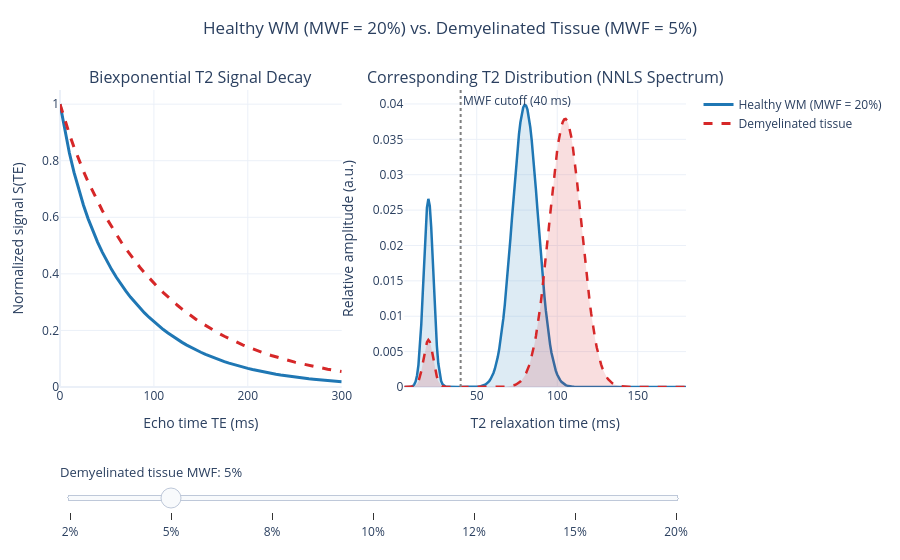

The notebook cell saved with this chart:
### Code cell
import numpy as np
import plotly.graph_objects as go
from plotly.subplots import make_subplots

# Echo times (61 points -> rapide et fluide)
TE = np.arange(0, 305, 5)

# Grille de temps T2 pour le spectre (ms)
T2_grid = np.linspace(5, 180, 200)

def gaussian_peak(x, mu, sigma, area):
    g = np.exp(-0.5 * ((x - mu) / sigma) ** 2)
    return area * g / np.trapezoid(g, x)

# Paramètres du tissu sain de référence
HEALTHY_MWF = 20
T2_MW = 20
T2_IEW_H = 80
T2_IEW_D = 105  # Légère hausse du T2 IEW (œdème/inflammation en lésion)

# Courbe et spectre du tissu sain
S_healthy = (HEALTHY_MWF / 100) * np.exp(-TE / T2_MW) + (1 - HEALTHY_MWF / 100) * np.exp(-TE / T2_IEW_H)
spec_healthy = (
    gaussian_peak(T2_grid, T2_MW, 3.0, HEALTHY_MWF / 100)
    + gaussian_peak(T2_grid, T2_IEW_H, 8.0, 1 - HEALTHY_MWF / 100)
)

# Valeurs de MWF pour le tissu démyélinisé
demyelinated_values = [2, 5, 8, 10, 12, 15, 20]
initial_dem = 5

fig = make_subplots(
    rows=1, cols=2,
    subplot_titles=("Biexponential T2 Signal Decay", "Corresponding T2 Distribution (NNLS Spectrum)")
)

# Traces fixes : Tissu sain (indices 0 et 1)
fig.add_trace(
    go.Scatter(
        x=TE, y=S_healthy,
        name=f"Healthy WM (MWF = {HEALTHY_MWF}%)",
        line=dict(color="#1f77b4", width=3),
        visible=True
    ),
    row=1, col=1
)
fig.add_trace(
    go.Scatter(
        x=T2_grid, y=spec_healthy,
        name=f"Healthy spectrum",
        line=dict(color="#1f77b4", width=2.5),
        fill="tozeroy",
        fillcolor="rgba(31, 119, 180, 0.15)",
        showlegend=False,
        visible=True
    ),
    row=1, col=2
)

# Traces dynamiques : Tissu démyélinisé
for d_mwf in demyelinated_values:
    vis = (d_mwf == initial_dem)
    S_dem = (d_mwf / 100) * np.exp(-TE / T2_MW) + (1 - d_mwf / 100) * np.exp(-TE / T2_IEW_D)
    spec_dem = (
        gaussian_peak(T2_grid, T2_MW, 3.0, d_mwf / 100)
        + gaussian_peak(T2_grid, T2_IEW_D, 10.0, 1 - d_mwf / 100)
    )

    fig.add_trace(
        go.Scatter(
            x=TE, y=S_dem,
            name="Demyelinated tissue",
            line=dict(color="#d62728", width=3, dash="dash"),
            visible=vis
        ),
        row=1, col=1
    )
    fig.add_trace(
        go.Scatter(
            x=T2_grid, y=spec_dem,
            name="Demyelinated spectrum",
            line=dict(color="#d62728", width=2.5, dash="dash"),
            fill="tozeroy",
            fillcolor="rgba(214, 39, 40, 0.15)",
            showlegend=False,
            visible=vis
        ),
        row=1, col=2
    )

# Ligne de coupure MWF (T2 = 40 ms) sur le spectre
fig.add_vline(
    x=40, line_dash="dot", line_color="gray",
    annotation_text="MWF cutoff (40 ms)", annotation_position="top right",
    row=1, col=2
)

# Étapes du curseur
total_traces = len(fig.data)
steps = []
for idx, d_mwf in enumerate(demyelinated_values):
    visibility = [True, True] + [False] * (2 * len(demyelinated_values))
    visibility[2 + 2 * idx] = True
    visibility[2 + 2 * idx + 1] = True
    steps.append(
        dict(
            method="update",
            args=[
                {"visible": visibility},
                {"title": f"Healthy WM (MWF = {HEALTHY_MWF}%) vs. Demyelinated Tissue (MWF = {d_mwf}%)"}
            ],
            label=f"{d_mwf}%"
        )
    )

fig.update_layout(
    title=dict(
        text=f"Healthy WM (MWF = {HEALTHY_MWF}%) vs. Demyelinated Tissue (MWF = {initial_dem}%)",
        y=0.96, x=0.5, xanchor="center"
    ),
    template="plotly_white",
    height=560,
    margin=dict(t=90, b=140, l=60, r=40),
    sliders=[
        dict(
            active=demyelinated_values.index(initial_dem),
            currentvalue={"prefix": "Demyelinated tissue MWF: ", "font": {"size": 13}},
            y=-0.18,
            yanchor="top",
            pad={"t": 20, "b": 10},
            steps=steps
        )
    ]
)

fig.update_xaxes(title_text="Echo time TE (ms)", row=1, col=1)
fig.update_xaxes(title_text="T2 relaxation time (ms)", row=1, col=2)
fig.update_yaxes(title_text="Normalized signal S(TE)", range=[0, 1.05], row=1, col=1)
fig.update_yaxes(title_text="Relative amplitude (a.u.)", row=1, col=2)

fig.show()

### Figure 1 — Plotly figure (JSON) as saved in the notebook; plotly's stock layout.template omitted (floating-point values rounded to 4 significant figures; data arrays with more than 128 entries replaced by an {"elided": "..."} marker saying what was removed)
{"data": [{"line": {"color": "#1f77b4", "width": 3}, "name": "Healthy WM (MWF = 20%)", "type": "scatter", "visible": true, "x": [0, 5, 10, 15, 20, 25, 30, 35, 40, 45, 50, 55, 60, 65, 70, 75, 80, 85, 90, 95, 100, 105, 110, 115, 120, 125, 130, 135, 140, 145, 150, 155, 160, 165, 170, 175, 180, 185, 190, 195, 200, 205, 210, 215, 220, 225, 230, 235, 240, 245, 250, 255, 260, 265, 270, 275, 280, 285, 290, 295, 300], "xaxis": "x", "y": [1.0, 0.9073, 0.8273, 0.7577, 0.6966, 0.6426, 0.5945, 0.5513, 0.5123, 0.4769, 0.4446, 0.4151, 0.3879, 0.3628, 0.3395, 0.318, 0.298, 0.2793, 0.2619, 0.2457, 0.2306, 0.2164, 0.2031, 0.1907, 0.179, 0.1681, 0.1578, 0.1482, 0.1392, 0.1307, 0.1228, 0.1153, 0.1083, 0.1018, 0.09559, 0.08979, 0.08434, 0.07923, 0.07443, 0.06991, 0.06568, 0.0617, 0.05796, 0.05444, 0.05115, 0.04805, 0.04513, 0.0424, 0.03983, 0.03742, 0.03515, 0.03302, 0.03102, 0.02914, 0.02737, 0.02572, 0.02416, 0.02269, 0.02132, 0.02003, 0.01881], "yaxis": "y"}, {"fill": "tozeroy", "fillcolor": "rgba(31, 119, 180, 0.15)", "line": {"color": "#1f77b4", "width": 2.5}, "name": "Healthy spectrum", "showlegend": false, "type": "scatter", "visible": true, "x": {"elided": "200 float values"}, "xaxis": "x2", "y": {"elided": "200 float values"}, "yaxis": "y2"}, {"line": {"color": "#d62728", "dash": "dash", "width": 3}, "name": "Demyelinated tissue", "type": "scatter", "visible": false, "x": [0, 5, 10, 15, 20, 25, 30, 35, 40, 45, 50, 55, 60, 65, 70, 75, 80, 85, 90, 95, 100, 105, 110, 115, 120, 125, 130, 135, 140, 145, 150, 155, 160, 165, 170, 175, 180, 185, 190, 195, 200, 205, 210, 215, 220, 225, 230, 235, 240, 245, 250, 255, 260, 265, 270, 275, 280, 285, 290, 295, 300], "xaxis": "x", "y": [1.0, 0.95, 0.9031, 0.859, 0.8174, 0.7781, 0.7409, 0.7057, 0.6723, 0.6405, 0.6104, 0.5817, 0.5544, 0.5285, 0.5038, 0.4802, 0.4578, 0.4365, 0.4161, 0.3967, 0.3782, 0.3606, 0.3438, 0.3278, 0.3126, 0.298, 0.2842, 0.2709, 0.2583, 0.2463, 0.2349, 0.2239, 0.2135, 0.2036, 0.1941, 0.1851, 0.1765, 0.1683, 0.1605, 0.153, 0.1459, 0.1391, 0.1326, 0.1265, 0.1206, 0.115, 0.1096, 0.1045, 0.09967, 0.09503, 0.09061, 0.0864, 0.08238, 0.07855, 0.0749, 0.07141, 0.06809, 0.06493, 0.06191, 0.05903, 0.05628], "yaxis": "y"}, {"fill": "tozeroy", "fillcolor": "rgba(214, 39, 40, 0.15)", "line": {"color": "#d62728", "dash": "dash", "width": 2.5}, "name": "Demyelinated spectrum", "showlegend": false, "type": "scatter", "visible": false, "x": {"elided": "200 float values"}, "xaxis": "x2", "y": {"elided": "200 float values"}, "yaxis": "y2"}, {"line": {"color": "#d62728", "dash": "dash", "width": 3}, "name": "Demyelinated tissue", "type": "scatter", "visible": true, "x": [0, 5, 10, 15, 20, 25, 30, 35, 40, 45, 50, 55, 60, 65, 70, 75, 80, 85, 90, 95, 100, 105, 110, 115, 120, 125, 130, 135, 140, 145, 150, 155, 160, 165, 170, 175, 180, 185, 190, 195, 200, 205, 210, 215, 220, 225, 230, 235, 240, 245, 250, 255, 260, 265, 270, 275, 280, 285, 290, 295, 300], "xaxis": "x", "y": [1.0, 0.9448, 0.894, 0.8472, 0.8036, 0.763, 0.7251, 0.6894, 0.6558, 0.6241, 0.5942, 0.5658, 0.539, 0.5135, 0.4893, 0.4662, 0.4444, 0.4235, 0.4037, 0.3848, 0.3669, 0.3497, 0.3334, 0.3179, 0.3031, 0.289, 0.2755, 0.2627, 0.2505, 0.2388, 0.2277, 0.2171, 0.207, 0.1974, 0.1882, 0.1794, 0.1711, 0.1631, 0.1555, 0.1483, 0.1414, 0.1348, 0.1286, 0.1226, 0.1169, 0.1115, 0.1063, 0.1013, 0.09662, 0.09212, 0.08784, 0.08375, 0.07986, 0.07615, 0.07261, 0.06923, 0.06601, 0.06294, 0.06001, 0.05722, 0.05456], "yaxis": "y"}, {"fill": "tozeroy", "fillcolor": "rgba(214, 39, 40, 0.15)", "line": {"color": "#d62728", "dash": "dash", "width": 2.5}, "name": "Demyelinated spectrum", "showlegend": false, "type": "scatter", "visible": true, "x": {"elided": "200 float values"}, "xaxis": "x2", "y": {"elided": "200 float values"}, "yaxis": "y2"}, {"line": {"color": "#d62728", "dash": "dash", "width": 3}, "name": "Demyelinated tissue", "type": "scatter", "visible": false, "x": [0, 5, 10, 15, 20, 25, 30, 35, 40, 45, 50, 55, 60, 65, 70, 75, 80, 85, 90, 95, 100, 105, 110, 115, 120, 125, 130, 135, 140, 145, 150, 155, 160, 165, 170, 175, 180, 185, 190, 195, 200, 205, 210, 215, 220, 225, 230, 235, 240, 245, 250, 255, 260, 265, 270, 275, 280, 285, 290, 295, 300], "xaxis": "x", "y": [1.0, 0.9395, 0.8849, 0.8353, 0.7899, 0.748, 0.7092, 0.6731, 0.6394, 0.6078, 0.578, 0.55, 0.5235, 0.4985, 0.4748, 0.4523, 0.4309, 0.4106, 0.3913, 0.373, 0.3555, 0.3389, 0.323, 0.308, 0.2936, 0.2799, 0.2669, 0.2544, 0.2426, 0.2313, 0.2205, 0.2103, 0.2005, 0.1911, 0.1823, 0.1738, 0.1657, 0.158, 0.1506, 0.1436, 0.137, 0.1306, 0.1245, 0.1187, 0.1132, 0.1079, 0.1029, 0.09813, 0.09357, 0.08921, 0.08507, 0.08111, 0.07734, 0.07374, 0.07031, 0.06704, 0.06392, 0.06095, 0.05812, 0.05542, 0.05284], "yaxis": "y"}, {"fill": "tozeroy", "fillcolor": "rgba(214, 39, 40, 0.15)", "line": {"color": "#d62728", "dash": "dash", "width": 2.5}, "name": "Demyelinated spectrum", "showlegend": false, "type": "scatter", "visible": false, "x": {"elided": "200 float values"}, "xaxis": "x2", "y": {"elided": "200 float values"}, "yaxis": "y2"}, {"line": {"color": "#d62728", "dash": "dash", "width": 3}, "name": "Demyelinated tissue", "type": "scatter", "visible": false, "x": [0, 5, 10, 15, 20, 25, 30, 35, 40, 45, 50, 55, 60, 65, 70, 75, 80, 85, 90, 95, 100, 105, 110, 115, 120, 125, 130, 135, 140, 145, 150, 155, 160, 165, 170, 175, 180, 185, 190, 195, 200, 205, 210, 215, 220, 225, 230, 235, 240, 245, 250, 255, 260, 265, 270, 275, 280, 285, 290, 295, 300], "xaxis": "x", "y": [1.0, 0.936, 0.8789, 0.8274, 0.7807, 0.738, 0.6986, 0.6623, 0.6284, 0.5968, 0.5672, 0.5394, 0.5132, 0.4885, 0.4651, 0.4429, 0.4219, 0.402, 0.383, 0.365, 0.3479, 0.3316, 0.3161, 0.3013, 0.2873, 0.2739, 0.2611, 0.2489, 0.2373, 0.2263, 0.2157, 0.2057, 0.1961, 0.187, 0.1783, 0.17, 0.1621, 0.1546, 0.1474, 0.1405, 0.134, 0.1277, 0.1218, 0.1161, 0.1107, 0.1056, 0.1007, 0.096, 0.09153, 0.08728, 0.08322, 0.07935, 0.07566, 0.07214, 0.06878, 0.06559, 0.06254, 0.05963, 0.05685, 0.05421, 0.05169], "yaxis": "y"}, {"fill": "tozeroy", "fillcolor": "rgba(214, 39, 40, 0.15)", "line": {"color": "#d62728", "dash": "dash", "width": 2.5}, "name": "Demyelinated spectrum", "showlegend": false, "type": "scatter", "visible": false, "x": {"elided": "200 float values"}, "xaxis": "x2", "y": {"elided": "200 float values"}, "yaxis": "y2"}, {"line": {"color": "#d62728", "dash": "dash", "width": 3}, "name": "Demyelinated tissue", "type": "scatter", "visible": false, "x": [0, 5, 10, 15, 20, 25, 30, 35, 40, 45, 50, 55, 60, 65, 70, 75, 80, 85, 90, 95, 100, 105, 110, 115, 120, 125, 130, 135, 140, 145, 150, 155, 160, 165, 170, 175, 180, 185, 190, 195, 200, 205, 210, 215, 220, 225, 230, 235, 240, 245, 250, 255, 260, 265, 270, 275, 280, 285, 290, 295, 300], "xaxis": "x", "y": [1.0, 0.9325, 0.8728, 0.8195, 0.7715, 0.7279, 0.6881, 0.6514, 0.6175, 0.5859, 0.5565, 0.5289, 0.5029, 0.4785, 0.4554, 0.4336, 0.413, 0.3934, 0.3748, 0.3571, 0.3403, 0.3244, 0.3092, 0.2947, 0.2809, 0.2678, 0.2553, 0.2434, 0.2321, 0.2213, 0.211, 0.2011, 0.1918, 0.1828, 0.1743, 0.1662, 0.1585, 0.1511, 0.1441, 0.1374, 0.131, 0.1249, 0.1191, 0.1136, 0.1083, 0.1032, 0.09844, 0.09386, 0.0895, 0.08534, 0.08137, 0.07758, 0.07398, 0.07054, 0.06726, 0.06413, 0.06115, 0.0583, 0.05559, 0.05301, 0.05054], "yaxis": "y"}, {"fill": "tozeroy", "fillcolor": "rgba(214, 39, 40, 0.15)", "line": {"color": "#d62728", "dash": "dash", "width": 2.5}, "name": "Demyelinated spectrum", "showlegend": false, "type": "scatter", "visible": false, "x": {"elided": "200 float values"}, "xaxis": "x2", "y": {"elided": "200 float values"}, "yaxis": "y2"}, {"line": {"color": "#d62728", "dash": "dash", "width": 3}, "name": "Demyelinated tissue", "type": "scatter", "visible": false, "x": [0, 5, 10, 15, 20, 25, 30, 35, 40, 45, 50, 55, 60, 65, 70, 75, 80, 85, 90, 95, 100, 105, 110, 115, 120, 125, 130, 135, 140, 145, 150, 155, 160, 165, 170, 175, 180, 185, 190, 195, 200, 205, 210, 215, 220, 225, 230, 235, 240, 245, 250, 255, 260, 265, 270, 275, 280, 285, 290, 295, 300], "xaxis": "x", "y": [1.0, 0.9273, 0.8638, 0.8077, 0.7578, 0.7129, 0.6722, 0.6351, 0.601, 0.5695, 0.5403, 0.513, 0.4875, 0.4635, 0.4409, 0.4196, 0.3995, 0.3804, 0.3624, 0.3452, 0.329, 0.3135, 0.2988, 0.2848, 0.2714, 0.2588, 0.2467, 0.2352, 0.2242, 0.2137, 0.2038, 0.1943, 0.1852, 0.1766, 0.1684, 0.1606, 0.1531, 0.146, 0.1392, 0.1327, 0.1265, 0.1207, 0.115, 0.1097, 0.1046, 0.09972, 0.09509, 0.09066, 0.08645, 0.08243, 0.07859, 0.07494, 0.07145, 0.06813, 0.06496, 0.06194, 0.05906, 0.05631, 0.0537, 0.0512, 0.04882], "yaxis": "y"}, {"fill": "tozeroy", "fillcolor": "rgba(214, 39, 40, 0.15)", "line": {"color": "#d62728", "dash": "dash", "width": 2.5}, "name": "Demyelinated spectrum", "showlegend": false, "type": "scatter", "visible": false, "x": {"elided": "200 float values"}, "xaxis": "x2", "y": {"elided": "200 float values"}, "yaxis": "y2"}, {"line": {"color": "#d62728", "dash": "dash", "width": 3}, "name": "Demyelinated tissue", "type": "scatter", "visible": false, "x": [0, 5, 10, 15, 20, 25, 30, 35, 40, 45, 50, 55, 60, 65, 70, 75, 80, 85, 90, 95, 100, 105, 110, 115, 120, 125, 130, 135, 140, 145, 150, 155, 160, 165, 170, 175, 180, 185, 190, 195, 200, 205, 210, 215, 220, 225, 230, 235, 240, 245, 250, 255, 260, 265, 270, 275, 280, 285, 290, 295, 300], "xaxis": "x", "y": [1.0, 0.9186, 0.8486, 0.788, 0.7348, 0.6878, 0.6458, 0.608, 0.5736, 0.5422, 0.5133, 0.4866, 0.4617, 0.4385, 0.4168, 0.3963, 0.3771, 0.3589, 0.3417, 0.3254, 0.31, 0.2954, 0.2814, 0.2682, 0.2556, 0.2436, 0.2322, 0.2214, 0.2111, 0.2012, 0.1918, 0.1829, 0.1744, 0.1663, 0.1585, 0.1511, 0.1441, 0.1374, 0.131, 0.1249, 0.1191, 0.1136, 0.1083, 0.1032, 0.09844, 0.09386, 0.08949, 0.08533, 0.08136, 0.07758, 0.07397, 0.07053, 0.06725, 0.06412, 0.06114, 0.0583, 0.05559, 0.053, 0.05054, 0.04819, 0.04595], "yaxis": "y"}, {"fill": "tozeroy", "fillcolor": "rgba(214, 39, 40, 0.15)", "line": {"color": "#d62728", "dash": "dash", "width": 2.5}, "name": "Demyelinated spectrum", "showlegend": false, "type": "scatter", "visible": false, "x": {"elided": "200 float values"}, "xaxis": "x2", "y": {"elided": "200 float values"}, "yaxis": "y2"}], "layout": {"annotations": [{"font": {"size": 16}, "showarrow": false, "text": "Biexponential T2 Signal Decay", "x": 0.225, "xanchor": "center", "xref": "paper", "y": 1, "yanchor": "bottom", "yref": "paper"}, {"font": {"size": 16}, "showarrow": false, "text": "Corresponding T2 Distribution (NNLS Spectrum)", "x": 0.775, "xanchor": "center", "xref": "paper", "y": 1, "yanchor": "bottom", "yref": "paper"}, {"showarrow": false, "text": "MWF cutoff (40 ms)", "x": 40, "xanchor": "left", "xref": "x2", "y": 1, "yanchor": "top", "yref": "y2 domain"}], "height": 560, "margin": {"b": 140, "l": 60, "r": 40, "t": 90}, "shapes": [{"line": {"color": "gray", "dash": "dot"}, "type": "line", "x0": 40, "x1": 40, "xref": "x2", "y0": 0, "y1": 1, "yref": "y2 domain"}], "sliders": [{"active": 1, "currentvalue": {"font": {"size": 13}, "prefix": "Demyelinated tissue MWF: "}, "pad": {"b": 10, "t": 20}, "steps": [{"args": [{"visible": [true, true, true, true, false, false, false, false, false, false, false, false, false, false, false, false]}, {"title": "Healthy WM (MWF = 20%) vs. Demyelinated Tissue (MWF = 2%)"}], "label": "2%", "method": "update"}, {"args": [{"visible": [true, true, false, false, true, true, false, false, false, false, false, false, false, false, false, false]}, {"title": "Healthy WM (MWF = 20%) vs. Demyelinated Tissue (MWF = 5%)"}], "label": "5%", "method": "update"}, {"args": [{"visible": [true, true, false, false, false, false, true, true, false, false, false, false, false, false, false, false]}, {"title": "Healthy WM (MWF = 20%) vs. Demyelinated Tissue (MWF = 8%)"}], "label": "8%", "method": "update"}, {"args": [{"visible": [true, true, false, false, false, false, false, false, true, true, false, false, false, false, false, false]}, {"title": "Healthy WM (MWF = 20%) vs. Demyelinated Tissue (MWF = 10%)"}], "label": "10%", "method": "update"}, {"args": [{"visible": [true, true, false, false, false, false, false, false, false, false, true, true, false, false, false, false]}, {"title": "Healthy WM (MWF = 20%) vs. Demyelinated Tissue (MWF = 12%)"}], "label": "12%", "method": "update"}, {"args": [{"visible": [true, true, false, false, false, false, false, false, false, false, false, false, true, true, false, false]}, {"title": "Healthy WM (MWF = 20%) vs. Demyelinated Tissue (MWF = 15%)"}], "label": "15%", "method": "update"}, {"args": [{"visible": [true, true, false, false, false, false, false, false, false, false, false, false, false, false, true, true]}, {"title": "Healthy WM (MWF = 20%) vs. Demyelinated Tissue (MWF = 20%)"}], "label": "20%", "method": "update"}], "y": -0.18, "yanchor": "top"}], "title": {"text": "Healthy WM (MWF = 20%) vs. Demyelinated Tissue (MWF = 5%)", "x": 0.5, "xanchor": "center", "y": 0.96}, "xaxis": {"anchor": "y", "domain": [0, 0.45], "title": {"text": "Echo time TE (ms)"}}, "xaxis2": {"anchor": "y2", "domain": [0.55, 1], "title": {"text": "T2 relaxation time (ms)"}}, "yaxis": {"anchor": "x", "domain": [0, 1], "range": [0, 1.05], "title": {"text": "Normalized signal S(TE)"}}, "yaxis2": {"anchor": "x2", "domain": [0, 1], "title": {"text": "Relative amplitude (a.u.)"}}}}
